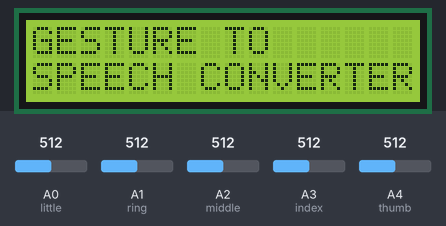
The sketch below on a simulated Arduino Uno, built with avr-gcc and run on an emulated ATmega328P. On the bench: 16×2 character LCD. The test bench sets the inputs (shaded band); at power-on: A0 (little) = 512, A1 (ring) = 512, A2 (middle) = 512, A3 (index) = 512, A4 (thumb) = 512. What the sketch prints to the serial monitor is not drawn.

Above: at 0.1 s.
At 2.1 s:
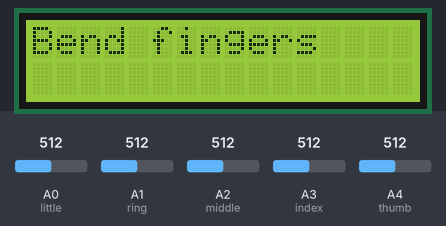
At 9.1 s:
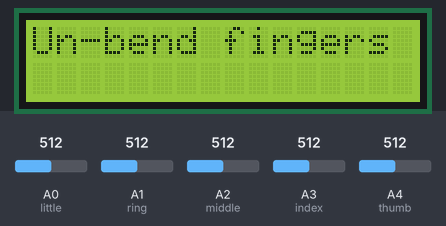

Measured:
- what the display in image 1 shows lasts 7.0 s, from 2.1 s to 9.1 s

The sketch:

gesture_to_speech_converter.ino
```cpp
//#include <TTS.h>
#include <LiquidCrystal.h>
LiquidCrystal lcd(8,7,6,5,4,3);
//TTS text2speech;
int thumb=A4;
int index=A3;
int middle=A2;
int ring=A1;
int little=A0;
bool flag = true;
bool steadyValue = false;
unsigned long time_old  = 0;
int j = 0;
unsigned int thumb_threshold = 0;
unsigned int index_threshold = 0;
unsigned int middle_threshold = 0;
unsigned int ring_threshold = 0;
unsigned int little_threshold = 0;

int decVal;
char lookupTable[]={97,98,99,100,101,102,103,104,105,106,107,108,109,110,111,112,113,114,115,116,117,118,119,120,121,122,121,121,46,121,120,32};
int digiStore[5];
int temp[5];
char words[100];
char string[10];

void calibrate()
{
  lcd.begin(16,2);
  lcd.setCursor(0,0);
    lcd.print("GESTURE TO      " );
     lcd.setCursor(0,1);
    lcd.print("SPEECH CONVERTER" );
    delay(2000);
    lcd.clear();
    lcd.setCursor(0,0);
  lcd.print("Bend fingers");
  delay(2000);
  lcd.clear();
  lcd.print("Starting Calibration ....");
   lcd.clear();
  lcd.print("Bend fingers");
  delay(5000);
  int t_low=analogRead(thumb);
  int i_low=analogRead(index);
  int m_low=analogRead(middle);
  int r_low=analogRead(ring);
  int l_low=analogRead(little);
  lcd.clear();
   lcd.setCursor(0,0);
 lcd.print("Un-bend fingers");
  delay(5000);
  int t_high=analogRead(thumb);
  int i_high=analogRead(index);
  int m_high=analogRead(middle);
  int r_high=analogRead(ring);
  int l_high=analogRead(little);

  thumb_threshold = (t_low + t_high)/2;
  index_threshold = (i_low + i_high)/2;
  middle_threshold = (m_low + m_high)/2;
  ring_threshold = (r_low + r_high)/2;
  little_threshold = (l_low + l_high)/2;
  delay(1000);

 // Serial.println("Calibrated values are - ");
  //Serial.println(thumb_threshold);
  //Serial.println(index_threshold);
  //Serial.println(middle_threshold);
  //Serial.println(ring_threshold);
  Serial.print("HELLO WELCOME ");
  delay(1000);
  Serial.print("TO TALKING GLOVE");
 lcd.clear();
}

void setup() {
  // put your setup code here, to run once:
 Serial.begin(9600);
 pinMode(thumb, INPUT);
 pinMode(index, INPUT);
 pinMode(middle, INPUT);
 pinMode(ring, INPUT);
 pinMode(little, INPUT);
 calibrate();
}

void loop() {
  // put your main code here, to run repeatedly:
//  char sentence[50];
delay(1000);
    int t=analogRead(thumb);
         if(t>=thumb_threshold){
         digiStore[0]=1;
         }
           else{
           digiStore[0]=0;
         };
      int i=analogRead(index);
       if(i>=index_threshold){
         digiStore[1]=1;
       }
           else{
           digiStore[1]=0;
         };
      int m=analogRead(middle);
       if(m>=middle_threshold){
         digiStore[2]=1;
       }
           else{
           digiStore[2]=0;
         };
      int r=analogRead(ring);
         if(r>=ring_threshold){
         digiStore[3]=1;
         }
         else{
         digiStore[3]=0;
         };
     int l=analogRead(little);
       if(l>=little_threshold){
       digiStore[4]=1;
       }
       else{
       digiStore[4]=0;
       };
       if(flag)
       {
        for(int k = 0; k<5; k++)
        {
          temp[k] = digiStore[k];
        }
        flag = false;
        time_old = millis();
       }
       if(!flag)
       {
        if(millis() - time_old > 1100)
        {
          if(temp[0] == digiStore[0] && temp[1] == digiStore[1] && temp[2] == digiStore[2] && temp[3] == digiStore[3] && temp[4] == digiStore[4])
            steadyValue = true;
          else
            steadyValue = false;
          if(steadyValue)
            {
              decVal=16*digiStore[0]+8*digiStore[1]+4*digiStore[2]+2*digiStore[3]+1*digiStore[4];
              //Serial.println(decVal);
              if(j!= 0 && words[j-1] == 32 && decVal == 31)
              {
              }
              else
              {
                words[j]=lookupTable[decVal];
               // Serial.println(words[j]);
               lcd.print(words[j]);
                j++;
                if(decVal == 31)
                {
                for(int k = 0; ;k++)
                {
                  if(words[k]!= 32)
                    Serial.print(words[k]);
                   else
                   {
                    Serial.println("");
                    break;
                   }
                }
               }
               if(decVal == 28)
               {
                for(int k = 0; ;k++)
                {
                  if(words[k]!= 46)
                    Serial.print(words[k]);
                   else
                   {
                    Serial.print(words[k]);

                    words[k+1] = '\0';
                    Serial.println("");
                    strcpy(string,words);
                    //text2speech.sayText(string);
                    j = 0;
                    break;
                   }
                }
               }
              }
             }
             time_old = millis();
             steadyValue = false;
             flag = true;
       }
      }
}
```
